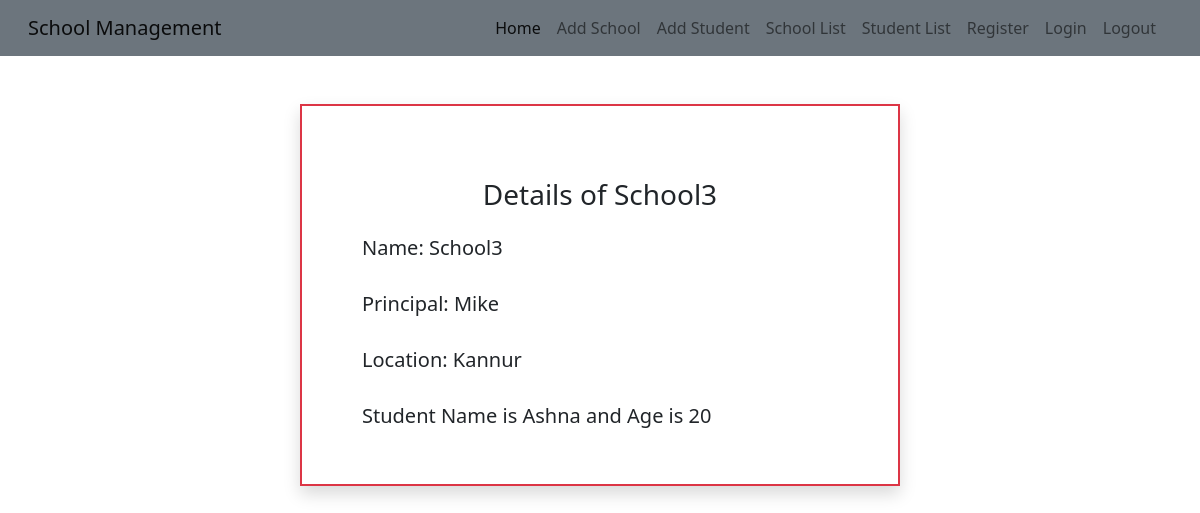
Screenshot of /schooldetails/3 with the database file from the repository.
### schoolapp/models.py (models this page shows, shortened)
class School(models.Model):
    name = models.CharField(max_length=15)
    principal = models.CharField(max_length=15)
    location = models.CharField(max_length=15)

class Student(models.Model):
    name = models.CharField(max_length=15)
    age = models.IntegerField()
    school = models.ForeignKey(School, on_delete=models.CASCADE, related_name="students")

### schoolapp/views.py (the view)
# urls.py: path('schooldetails/<int:pk>',views.SchoolDetails.as_view(),name="schooldetails"),
class SchoolDetails(DetailView):
    model = School
    template_name = 'school_details.html'
    context_object_name = 'sc'

### template/school_details.html
{% extends 'base.html' %}
{% block content %}
<div class="container border border-2 border-danger shadow mt-5 p-5 w-50">
<h3 class="text-center mt-4">Details of {{sc.name}}</h3>
<div class="container mt-4 justify-content-center">
<h5>Name: {{sc.name}}</h5><br>
<h5>Principal: {{sc.principal}}</h5><br>
<h5>Location: {{sc.location}}</h5><br>
  {% for i in sc.students.all %}
  <h5>Student Name is {{i.name}} and Age is {{i.age}}</h5>
  {% endfor %}
</div>
  </div>
{% endblock %}

### rows the page displays
School: name "School3", principal "Mike", location "Kannur"
Student: name "Ashna", age "20"
